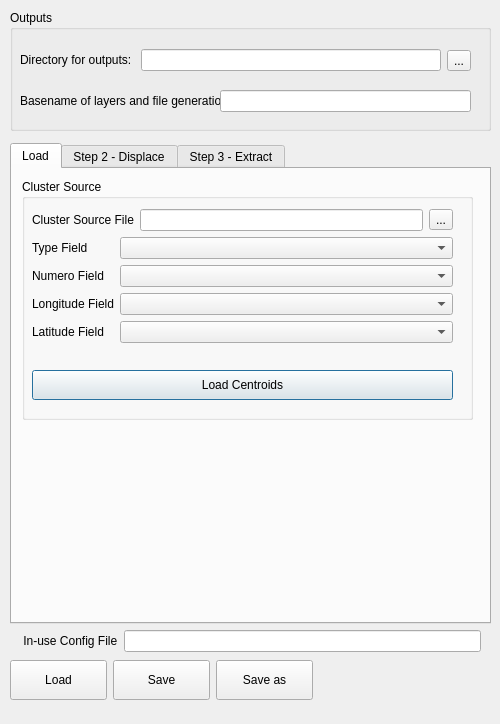
<?xml version="1.0" encoding="UTF-8"?>
<ui version="4.0">
 <class>MGPDialog</class>
 <widget class="QDialog" name="MGPDialog">
  <property name="geometry">
   <rect>
    <x>0</x>
    <y>0</y>
    <width>500</width>
    <height>724</height>
   </rect>
  </property>
  <property name="windowTitle">
   <string>MICS Geocode Plugin</string>
  </property>
  <widget class="QWidget" name="verticalLayoutWidget">
   <property name="geometry">
    <rect>
     <x>10</x>
     <y>143</y>
     <width>481</width>
     <height>481</height>
    </rect>
   </property>
   <layout class="QVBoxLayout" name="verticalLayout">
    <item>
     <widget class="QTabWidget" name="tabWidget">
      <property name="sizePolicy">
       <sizepolicy hsizetype="Expanding" vsizetype="Minimum">
        <horstretch>0</horstretch>
        <verstretch>0</verstretch>
       </sizepolicy>
      </property>
      <property name="minimumSize">
       <size>
        <width>0</width>
        <height>400</height>
       </size>
      </property>
      <property name="currentIndex">
       <number>0</number>
      </property>
      <widget class="QWidget" name="tab_step1">
       <property name="autoFillBackground">
        <bool>false</bool>
       </property>
       <attribute name="title">
        <string>Load</string>
       </attribute>
       <widget class="QGroupBox" name="groupBoxCentroid">
        <property name="geometry">
         <rect>
          <x>10</x>
          <y>10</y>
          <width>451</width>
          <height>241</height>
         </rect>
        </property>
        <property name="sizePolicy">
         <sizepolicy hsizetype="Preferred" vsizetype="Expanding">
          <horstretch>0</horstretch>
          <verstretch>0</verstretch>
         </sizepolicy>
        </property>
        <property name="minimumSize">
         <size>
          <width>0</width>
          <height>0</height>
         </size>
        </property>
        <property name="title">
         <string>Cluster Source</string>
        </property>
        <property name="flat">
         <bool>false</bool>
        </property>
        <widget class="QWidget" name="verticalLayoutWidget_3">
         <property name="geometry">
          <rect>
           <x>0</x>
           <y>20</y>
           <width>441</width>
           <height>211</height>
          </rect>
         </property>
         <layout class="QVBoxLayout" name="verticalLayout_3">
          <property name="leftMargin">
           <number>10</number>
          </property>
          <property name="topMargin">
           <number>10</number>
          </property>
          <property name="rightMargin">
           <number>10</number>
          </property>
          <property name="bottomMargin">
           <number>10</number>
          </property>
          <item>
           <layout class="QHBoxLayout" name="horizontalLayoutCSF">
            <property name="sizeConstraint">
             <enum>QLayout::SetMaximumSize</enum>
            </property>
            <item>
             <widget class="QLabel" name="centroidsSourceFileLabel">
              <property name="sizePolicy">
               <sizepolicy hsizetype="Preferred" vsizetype="Maximum">
                <horstretch>0</horstretch>
                <verstretch>0</verstretch>
               </sizepolicy>
              </property>
              <property name="text">
               <string>Cluster Source File</string>
              </property>
             </widget>
            </item>
            <item>
             <widget class="QLineEdit" name="centroidsSourceFileLineEdit"/>
            </item>
            <item>
             <widget class="QToolButton" name="centroidsSourceFileToolButton">
              <property name="text">
               <string>...</string>
              </property>
             </widget>
            </item>
           </layout>
          </item>
          <item>
           <layout class="QFormLayout" name="formLayout_3">
            <item row="0" column="0">
             <widget class="QLabel" name="typeFieldLabel_2">
              <property name="text">
               <string>Type Field</string>
              </property>
             </widget>
            </item>
            <item row="0" column="1">
             <widget class="QComboBox" name="typeFieldComboBox"/>
            </item>
            <item row="1" column="0">
             <widget class="QLabel" name="numeroFieldLabel_2">
              <property name="text">
               <string>Numero Field</string>
              </property>
             </widget>
            </item>
            <item row="1" column="1">
             <widget class="QComboBox" name="numeroFieldComboBox"/>
            </item>
            <item row="2" column="0">
             <widget class="QLabel" name="longitudeFieldLabel_2">
              <property name="text">
               <string>Longitude Field</string>
              </property>
             </widget>
            </item>
            <item row="2" column="1">
             <widget class="QComboBox" name="longitudeFieldComboBox"/>
            </item>
            <item row="3" column="0">
             <widget class="QLabel" name="latitudeFieldLabel_2">
              <property name="text">
               <string>Latitude Field</string>
              </property>
             </widget>
            </item>
            <item row="3" column="1">
             <widget class="QComboBox" name="latitudeFieldComboBox"/>
            </item>
           </layout>
          </item>
          <item>
           <widget class="QPushButton" name="loadCentroidsButton">
            <property name="minimumSize">
             <size>
              <width>0</width>
              <height>30</height>
             </size>
            </property>
            <property name="text">
             <string>Load Centroids</string>
            </property>
           </widget>
          </item>
         </layout>
        </widget>
       </widget>
      </widget>
      <widget class="QWidget" name="tab_step2">
       <attribute name="title">
        <string>Step 2 - Displace</string>
       </attribute>
       <widget class="QGroupBox" name="groupBoxDisplacer">
        <property name="geometry">
         <rect>
          <x>10</x>
          <y>10</y>
          <width>451</width>
          <height>331</height>
         </rect>
        </property>
        <property name="sizePolicy">
         <sizepolicy hsizetype="Preferred" vsizetype="MinimumExpanding">
          <horstretch>0</horstretch>
          <verstretch>0</verstretch>
         </sizepolicy>
        </property>
        <property name="minimumSize">
         <size>
          <width>0</width>
          <height>0</height>
         </size>
        </property>
        <property name="title">
         <string>Centroid Displacement</string>
        </property>
        <widget class="QWidget" name="verticalLayoutWidget_4">
         <property name="geometry">
          <rect>
           <x>0</x>
           <y>23</y>
           <width>441</width>
           <height>295</height>
          </rect>
         </property>
         <layout class="QVBoxLayout" name="verticalLayout_4">
          <property name="leftMargin">
           <number>10</number>
          </property>
          <property name="topMargin">
           <number>10</number>
          </property>
          <property name="rightMargin">
           <number>10</number>
          </property>
          <property name="bottomMargin">
           <number>10</number>
          </property>
          <item>
           <widget class="QPushButton" name="loadCentroidsFromStep01">
            <property name="text">
             <string>Load centroids from Step 1</string>
            </property>
           </widget>
          </item>
          <item>
           <layout class="QHBoxLayout" name="horizontalLayoutRL_3">
            <property name="sizeConstraint">
             <enum>QLayout::SetNoConstraint</enum>
            </property>
            <property name="leftMargin">
             <number>0</number>
            </property>
            <property name="topMargin">
             <number>0</number>
            </property>
            <item>
             <widget class="QLabel" name="centroidsLayerLabel">
              <property name="sizePolicy">
               <sizepolicy hsizetype="Preferred" vsizetype="Maximum">
                <horstretch>0</horstretch>
                <verstretch>0</verstretch>
               </sizepolicy>
              </property>
              <property name="text">
               <string>Centroids</string>
              </property>
             </widget>
            </item>
            <item>
             <widget class="QLineEdit" name="centroidsLayerLineEdit"/>
            </item>
            <item>
             <widget class="QToolButton" name="centroidsLayerToolButton">
              <property name="text">
               <string>...</string>
              </property>
             </widget>
            </item>
           </layout>
          </item>
          <item>
           <layout class="QFormLayout" name="formLayout_5">
            <item row="0" column="0">
             <widget class="QLabel" name="centroidsLayerTypeFieldLabel">
              <property name="text">
               <string>Type Field</string>
              </property>
             </widget>
            </item>
            <item row="0" column="1">
             <widget class="QComboBox" name="centroidsLayerTypeFieldComboBox"/>
            </item>
            <item row="1" column="0">
             <widget class="QLabel" name="centroidsLayerNumeroFieldLabel">
              <property name="text">
               <string>Numero Field</string>
              </property>
             </widget>
            </item>
            <item row="1" column="1">
             <widget class="QComboBox" name="centroidsLayerNumeroFieldComboBox"/>
            </item>
           </layout>
          </item>
          <item>
           <layout class="QHBoxLayout" name="horizontalLayoutRL">
            <property name="sizeConstraint">
             <enum>QLayout::SetNoConstraint</enum>
            </property>
            <property name="leftMargin">
             <number>0</number>
            </property>
            <property name="topMargin">
             <number>0</number>
            </property>
            <item>
             <widget class="QLabel" name="referenceLayerLabel">
              <property name="sizePolicy">
               <sizepolicy hsizetype="Preferred" vsizetype="Maximum">
                <horstretch>0</horstretch>
                <verstretch>0</verstretch>
               </sizepolicy>
              </property>
              <property name="text">
               <string>Reference Layer</string>
              </property>
             </widget>
            </item>
            <item>
             <widget class="QLineEdit" name="referenceLayerLineEdit"/>
            </item>
            <item>
             <widget class="QToolButton" name="referenceLayerToolButton">
              <property name="text">
               <string>...</string>
              </property>
             </widget>
            </item>
            <item>
             <widget class="QComboBox" name="referenceLayerFieldCombobox">
              <property name="enabled">
               <bool>false</bool>
              </property>
              <property name="sizePolicy">
               <sizepolicy hsizetype="Fixed" vsizetype="Maximum">
                <horstretch>0</horstretch>
                <verstretch>0</verstretch>
               </sizepolicy>
              </property>
              <property name="minimumSize">
               <size>
                <width>100</width>
                <height>0</height>
               </size>
              </property>
             </widget>
            </item>
           </layout>
          </item>
          <item>
           <layout class="QFormLayout" name="formLayout_2">
            <item row="0" column="0">
             <widget class="QLabel" name="ruralValuesLabel">
              <property name="text">
               <string>Rural Values</string>
              </property>
             </widget>
            </item>
            <item row="0" column="1">
             <widget class="QLineEdit" name="ruralValuesLineEdit">
              <property name="inputMask">
               <string/>
              </property>
              <property name="text">
               <string/>
              </property>
             </widget>
            </item>
            <item row="1" column="0">
             <widget class="QLabel" name="urbanValuesLabel">
              <property name="text">
               <string>Urban Values</string>
              </property>
             </widget>
            </item>
            <item row="1" column="1">
             <widget class="QLineEdit" name="urbanValuesLineEdit">
              <property name="inputMask">
               <string/>
              </property>
              <property name="text">
               <string/>
              </property>
             </widget>
            </item>
           </layout>
          </item>
          <item>
           <widget class="QPushButton" name="displaceCentroidsButton">
            <property name="minimumSize">
             <size>
              <width>0</width>
              <height>30</height>
             </size>
            </property>
            <property name="text">
             <string>Displace Centroids</string>
            </property>
           </widget>
          </item>
         </layout>
        </widget>
       </widget>
      </widget>
      <widget class="QWidget" name="tab_step3">
       <attribute name="title">
        <string>Step 3 - Extract</string>
       </attribute>
       <widget class="QGroupBox" name="groupBoxCentroid_2">
        <property name="geometry">
         <rect>
          <x>10</x>
          <y>10</y>
          <width>451</width>
          <height>321</height>
         </rect>
        </property>
        <property name="sizePolicy">
         <sizepolicy hsizetype="Preferred" vsizetype="Maximum">
          <horstretch>0</horstretch>
          <verstretch>0</verstretch>
         </sizepolicy>
        </property>
        <property name="minimumSize">
         <size>
          <width>0</width>
          <height>0</height>
         </size>
        </property>
        <property name="title">
         <string>Covariates inputs</string>
        </property>
        <property name="flat">
         <bool>false</bool>
        </property>
        <widget class="QWidget" name="verticalLayoutWidget_5">
         <property name="geometry">
          <rect>
           <x>0</x>
           <y>20</y>
           <width>451</width>
           <height>301</height>
          </rect>
         </property>
         <layout class="QVBoxLayout" name="verticalLayout_5">
          <property name="spacing">
           <number>7</number>
          </property>
          <property name="leftMargin">
           <number>10</number>
          </property>
          <property name="topMargin">
           <number>10</number>
          </property>
          <property name="rightMargin">
           <number>10</number>
          </property>
          <property name="bottomMargin">
           <number>10</number>
          </property>
          <item>
           <layout class="QHBoxLayout" name="horizontalLayoutCSF_2">
            <property name="sizeConstraint">
             <enum>QLayout::SetMaximumSize</enum>
            </property>
            <item>
             <widget class="QLabel" name="covinputsSourceFileLabel">
              <property name="sizePolicy">
               <sizepolicy hsizetype="Preferred" vsizetype="Maximum">
                <horstretch>0</horstretch>
                <verstretch>0</verstretch>
               </sizepolicy>
              </property>
              <property name="text">
               <string>Covariate input file</string>
              </property>
             </widget>
            </item>
            <item>
             <widget class="QLineEdit" name="covinputsSourceFileLineEdit"/>
            </item>
            <item>
             <widget class="QToolButton" name="covinputsSourceFileToolButton">
              <property name="text">
               <string>...</string>
              </property>
             </widget>
            </item>
           </layout>
          </item>
          <item>
           <layout class="QFormLayout" name="formLayout_4">
            <item row="0" column="0">
             <widget class="QLabel" name="filenameFieldLabel">
              <property name="text">
               <string>Filename Field</string>
              </property>
             </widget>
            </item>
            <item row="0" column="1">
             <widget class="QComboBox" name="filenameFieldComboBox"/>
            </item>
            <item row="1" column="0">
             <widget class="QLabel" name="fileformatFieldLabel">
              <property name="text">
               <string>File Format field</string>
              </property>
             </widget>
            </item>
            <item row="1" column="1">
             <widget class="QComboBox" name="fileformatFieldComboBox"/>
            </item>
            <item row="2" column="0">
             <widget class="QLabel" name="sumstatFieldLabel">
              <property name="text">
               <string>Summary Statistic Field</string>
              </property>
             </widget>
            </item>
            <item row="2" column="1">
             <widget class="QComboBox" name="sumstatFieldComboBox"/>
            </item>
            <item row="3" column="0">
             <widget class="QLabel" name="columnnameFieldLabel">
              <property name="text">
               <string>Column Name Field</string>
              </property>
             </widget>
            </item>
            <item row="3" column="1">
             <widget class="QComboBox" name="columnnameFieldComboBox"/>
            </item>
           </layout>
          </item>
          <item>
           <layout class="QHBoxLayout" name="horizontalLayoutCSF_3">
            <property name="sizeConstraint">
             <enum>QLayout::SetDefaultConstraint</enum>
            </property>
            <item>
             <widget class="QLabel" name="imagesSourceFileLabel">
              <property name="sizePolicy">
               <sizepolicy hsizetype="Preferred" vsizetype="Maximum">
                <horstretch>0</horstretch>
                <verstretch>0</verstretch>
               </sizepolicy>
              </property>
              <property name="text">
               <string>Image Directory</string>
              </property>
             </widget>
            </item>
            <item>
             <widget class="QLineEdit" name="imagesSourceFileLineEdit"/>
            </item>
            <item>
             <widget class="QToolButton" name="imagesSourceFileToolButton">
              <property name="text">
               <string>...</string>
              </property>
             </widget>
            </item>
           </layout>
          </item>
          <item>
           <layout class="QHBoxLayout" name="horizontalLayoutRL_2">
            <property name="sizeConstraint">
             <enum>QLayout::SetNoConstraint</enum>
            </property>
            <property name="leftMargin">
             <number>0</number>
            </property>
            <property name="topMargin">
             <number>0</number>
            </property>
            <item>
             <widget class="QLabel" name="covrefLayerLabel">
              <property name="sizePolicy">
               <sizepolicy hsizetype="Preferred" vsizetype="Maximum">
                <horstretch>0</horstretch>
                <verstretch>0</verstretch>
               </sizepolicy>
              </property>
              <property name="text">
               <string>Reference Layer</string>
              </property>
             </widget>
            </item>
            <item>
             <widget class="QLineEdit" name="covrefLayerLineEdit"/>
            </item>
            <item>
             <widget class="QToolButton" name="covrefLayerToolButton">
              <property name="text">
               <string>...</string>
              </property>
             </widget>
            </item>
            <item>
             <widget class="QComboBox" name="covrefLayerFieldCombobox">
              <property name="enabled">
               <bool>false</bool>
              </property>
              <property name="sizePolicy">
               <sizepolicy hsizetype="Fixed" vsizetype="Maximum">
                <horstretch>0</horstretch>
                <verstretch>0</verstretch>
               </sizepolicy>
              </property>
              <property name="minimumSize">
               <size>
                <width>100</width>
                <height>0</height>
               </size>
              </property>
             </widget>
            </item>
           </layout>
          </item>
          <item>
           <widget class="QPushButton" name="loadCovrefFromStep01">
            <property name="text">
             <string>Load reference from Step 2</string>
            </property>
           </widget>
          </item>
          <item>
           <widget class="QPushButton" name="computeCovariatesButton">
            <property name="minimumSize">
             <size>
              <width>0</width>
              <height>30</height>
             </size>
            </property>
            <property name="text">
             <string>Compute covariates</string>
            </property>
           </widget>
          </item>
         </layout>
        </widget>
       </widget>
       <widget class="QLabel" name="label_2">
        <property name="geometry">
         <rect>
          <x>10</x>
          <y>350</y>
          <width>451</width>
          <height>91</height>
         </rect>
        </property>
        <property name="text">
         <string>Lorem ipsum dolor sit amet, consectetur adipiscing elit, sed do eiusmod tempor incididunt ut labore et dolore magna aliqua. Ut enim ad minim veniam, quis nostrud exercitation ullamco laboris nisi ut aliquip ex ea commodo consequat.</string>
        </property>
        <property name="alignment">
         <set>Qt::AlignLeading|Qt::AlignLeft|Qt::AlignTop</set>
        </property>
        <property name="wordWrap">
         <bool>true</bool>
        </property>
       </widget>
      </widget>
     </widget>
    </item>
   </layout>
  </widget>
  <widget class="QWidget" name="layoutWidget">
   <property name="geometry">
    <rect>
     <x>10</x>
     <y>660</y>
     <width>486</width>
     <height>51</height>
    </rect>
   </property>
   <layout class="QHBoxLayout" name="horizontalLayout_2">
    <property name="sizeConstraint">
     <enum>QLayout::SetMaximumSize</enum>
    </property>
    <property name="rightMargin">
     <number>0</number>
    </property>
    <item>
     <widget class="QPushButton" name="loadConfigButton">
      <property name="sizePolicy">
       <sizepolicy hsizetype="Expanding" vsizetype="Fixed">
        <horstretch>0</horstretch>
        <verstretch>0</verstretch>
       </sizepolicy>
      </property>
      <property name="minimumSize">
       <size>
        <width>0</width>
        <height>40</height>
       </size>
      </property>
      <property name="text">
       <string>Load</string>
      </property>
     </widget>
    </item>
    <item>
     <widget class="QPushButton" name="saveConfigButton">
      <property name="sizePolicy">
       <sizepolicy hsizetype="Expanding" vsizetype="Fixed">
        <horstretch>0</horstretch>
        <verstretch>0</verstretch>
       </sizepolicy>
      </property>
      <property name="minimumSize">
       <size>
        <width>0</width>
        <height>40</height>
       </size>
      </property>
      <property name="maximumSize">
       <size>
        <width>100</width>
        <height>16777215</height>
       </size>
      </property>
      <property name="text">
       <string>Save</string>
      </property>
     </widget>
    </item>
    <item>
     <widget class="QPushButton" name="saveConfigAsButton">
      <property name="sizePolicy">
       <sizepolicy hsizetype="Expanding" vsizetype="Fixed">
        <horstretch>0</horstretch>
        <verstretch>0</verstretch>
       </sizepolicy>
      </property>
      <property name="minimumSize">
       <size>
        <width>0</width>
        <height>40</height>
       </size>
      </property>
      <property name="text">
       <string>Save as</string>
      </property>
     </widget>
    </item>
    <item>
     <widget class="QLabel" name="labelLogo">
      <property name="sizePolicy">
       <sizepolicy hsizetype="Fixed" vsizetype="Preferred">
        <horstretch>0</horstretch>
        <verstretch>0</verstretch>
       </sizepolicy>
      </property>
      <property name="minimumSize">
       <size>
        <width>177</width>
        <height>35</height>
       </size>
      </property>
      <property name="maximumSize">
       <size>
        <width>16777215</width>
        <height>35</height>
       </size>
      </property>
      <property name="text">
       <string/>
      </property>
      <property name="scaledContents">
       <bool>true</bool>
      </property>
     </widget>
    </item>
   </layout>
  </widget>
  <widget class="QWidget" name="formLayoutWidget">
   <property name="geometry">
    <rect>
     <x>10</x>
     <y>630</y>
     <width>481</width>
     <height>24</height>
    </rect>
   </property>
   <layout class="QFormLayout" name="formLayout">
    <property name="leftMargin">
     <number>0</number>
    </property>
    <property name="rightMargin">
     <number>10</number>
    </property>
    <item row="0" column="0">
     <widget class="QLabel" name="configFileLabel">
      <property name="text">
       <string>    In-use Config File</string>
      </property>
     </widget>
    </item>
    <item row="0" column="1">
     <widget class="QLineEdit" name="configFileLineEdit">
      <property name="enabled">
       <bool>true</bool>
      </property>
      <property name="readOnly">
       <bool>true</bool>
      </property>
     </widget>
    </item>
   </layout>
  </widget>
  <widget class="QGroupBox" name="groupBoxOutConfig">
   <property name="geometry">
    <rect>
     <x>10</x>
     <y>10</y>
     <width>481</width>
     <height>121</height>
    </rect>
   </property>
   <property name="title">
    <string>Outputs</string>
   </property>
   <widget class="QWidget" name="layoutWidget_2">
    <property name="geometry">
     <rect>
      <x>10</x>
      <y>30</y>
      <width>451</width>
      <height>41</height>
     </rect>
    </property>
    <layout class="QHBoxLayout" name="horizontalLayout_3">
     <item>
      <widget class="QLabel" name="label">
       <property name="sizePolicy">
        <sizepolicy hsizetype="Maximum" vsizetype="Maximum">
         <horstretch>0</horstretch>
         <verstretch>0</verstretch>
        </sizepolicy>
       </property>
       <property name="text">
        <string>Directory for outputs: </string>
       </property>
      </widget>
     </item>
     <item>
      <widget class="QLineEdit" name="outputDirLineEdit">
       <property name="sizePolicy">
        <sizepolicy hsizetype="Expanding" vsizetype="Fixed">
         <horstretch>0</horstretch>
         <verstretch>0</verstretch>
        </sizepolicy>
       </property>
       <property name="text">
        <string/>
       </property>
      </widget>
     </item>
     <item>
      <widget class="QToolButton" name="outputDirToolButton">
       <property name="text">
        <string>...</string>
       </property>
      </widget>
     </item>
    </layout>
   </widget>
   <widget class="QLabel" name="label_3">
    <property name="geometry">
     <rect>
      <x>10</x>
      <y>80</y>
      <width>201</width>
      <height>21</height>
     </rect>
    </property>
    <property name="sizePolicy">
     <sizepolicy hsizetype="Maximum" vsizetype="Maximum">
      <horstretch>0</horstretch>
      <verstretch>0</verstretch>
     </sizepolicy>
    </property>
    <property name="text">
     <string>Basename of layers and file generation:</string>
    </property>
    <property name="wordWrap">
     <bool>false</bool>
    </property>
   </widget>
   <widget class="QLineEdit" name="basenameLineEdit">
    <property name="geometry">
     <rect>
      <x>210</x>
      <y>80</y>
      <width>251</width>
      <height>22</height>
     </rect>
    </property>
    <property name="text">
     <string/>
    </property>
   </widget>
  </widget>
 </widget>
 <resources/>
 <connections/>
</ui>
